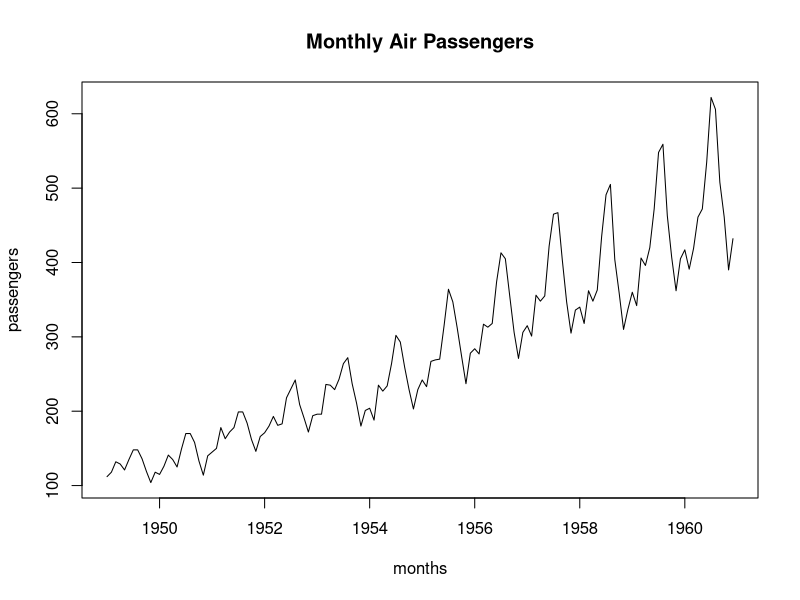
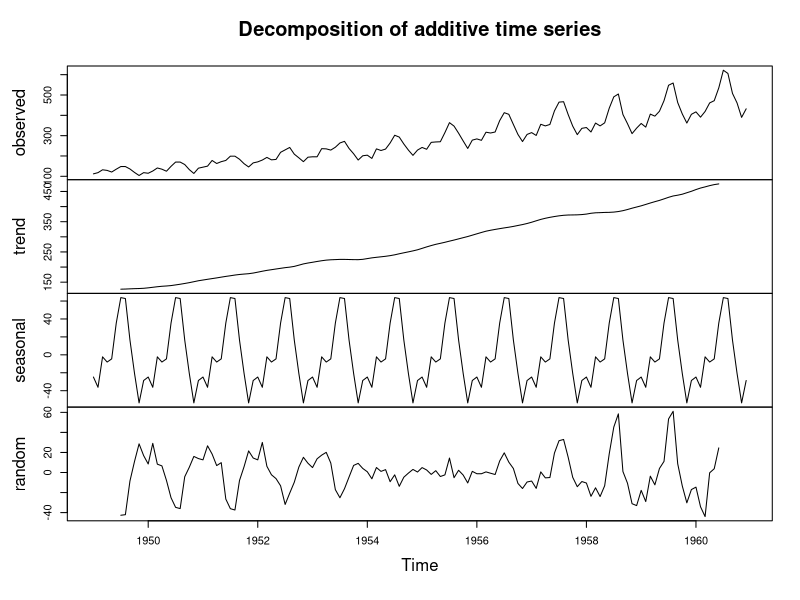
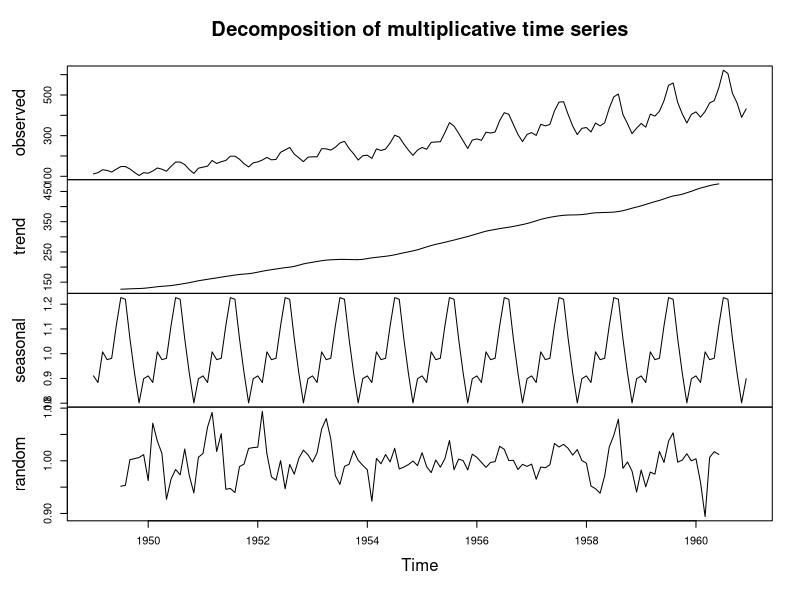
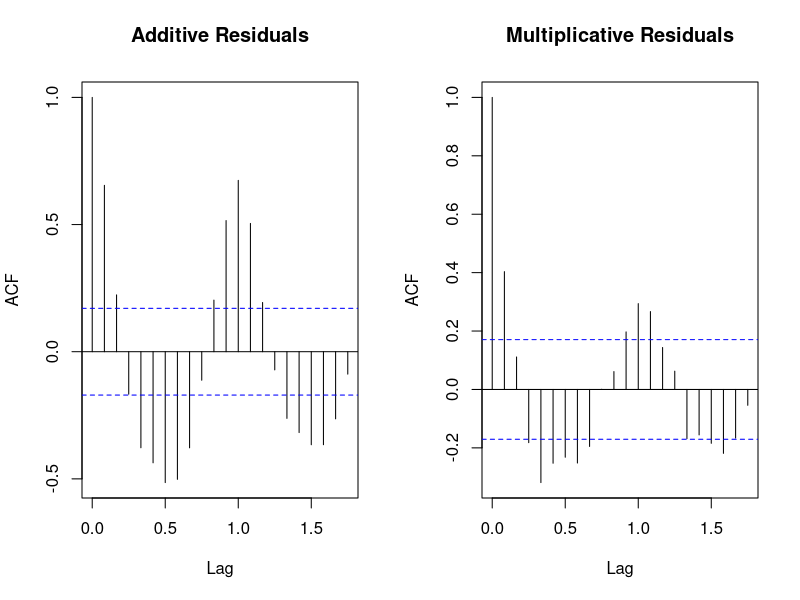
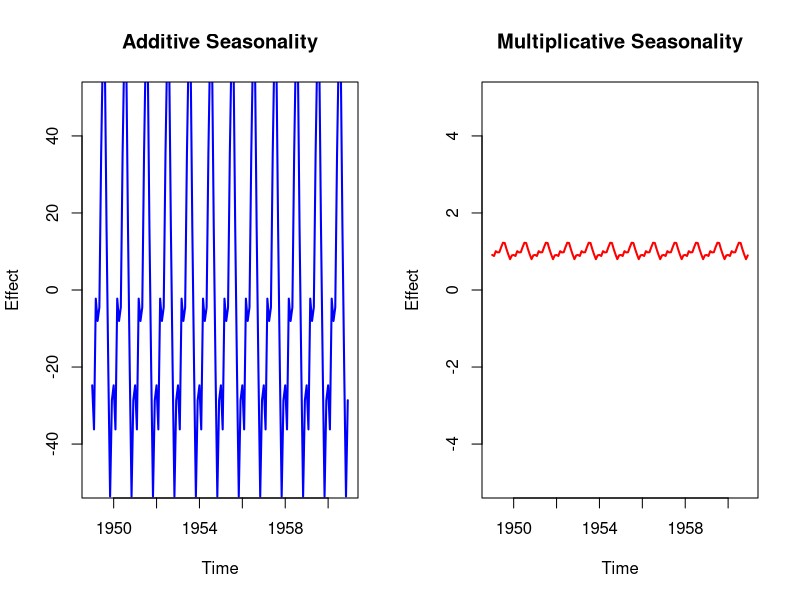

The R script that drew these images, in order:
#auther : Nouf Yahya

#description : this is an analysis of air passengers data set that resides in R
#this analysis works with air passengers as it's a time series, features include 
# plotting the data, decomposing the data to it's original competent which are seasonal, 
#trend and observed 



AirPassengers
str(AirPassengers) #returns the object with the structure
class(AirPassengers) #returns only the object of the data
summary(AirPassengers)
frequency(AirPassengers) # 12 which means monthly
plot(AirPassengers, main="Monthly Air Passengers", 
     xlab="months", ylab="passengers")
decomp_add <- decompose(AirPassengers, type="additive")
decomp_mult <- decompose(AirPassengers, type="multiplicative")
# Plot Additive Decomposition
plot(decomp_add)
# Plot Multiplicative Decomposition
plot(decomp_mult)

#ACF 

# Remove NA values from residuals
resid_add <- na.omit(decomp_add$random)
resid_mult <- na.omit(decomp_mult$random)

# Plot ACF (Autocorrelation Function) of residuals
par(mfrow = c(1, 2))
acf(resid_add, main = "Additive Residuals")
acf(resid_mult, main = "Multiplicative Residuals")

# Extract seasonal components
seasonal_add <- decomp_add$seasonal
seasonal_mult <- decomp_mult$seasonal

# Plot side-by-side with matching ylim
par(mfrow = c(1, 2))  # 1 row, 2 columns

# Additive seasonal plot
plot(decomp_add$seasonal, 
     main = "Additive Seasonality",
     ylab = "Effect",
     col = "blue",
     lwd = 2,
     ylim = c(-50,50))  # Force same y-axis

# Multiplicative seasonal plot
plot(decomp_mult$seasonal, 
     main = "Multiplicative Seasonality",
     ylab = "Effect",
     col = "red",
     lwd = 2,
     ylim = c(-5,5))  # Force same y-axis


# Quantify residual variance (lower = better)
var_add <- var(resid_add, na.rm = TRUE)
var_mult <- var(resid_mult, na.rm = TRUE)

cat("Additive residuals variance:", var_add, "\nMultiplicative residuals variance:", var_mult)
